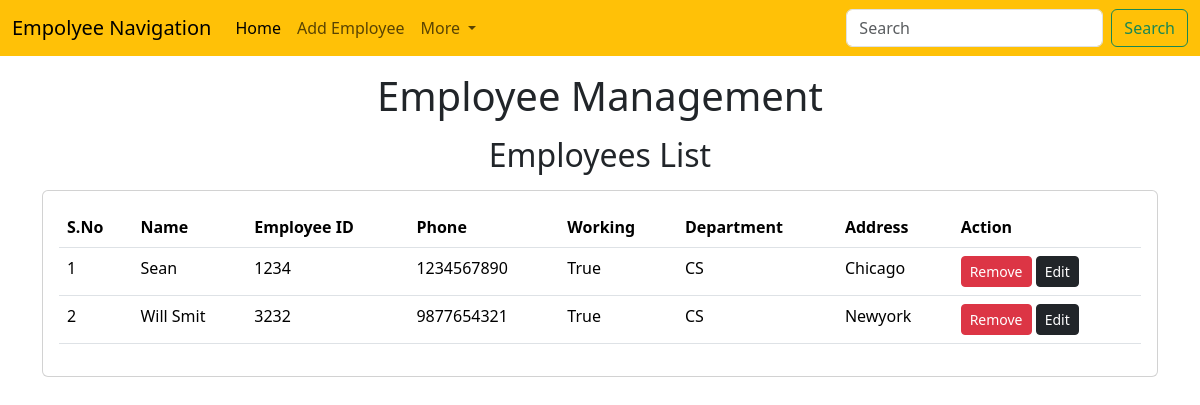
Page /emp/home/ on the earlier database version.
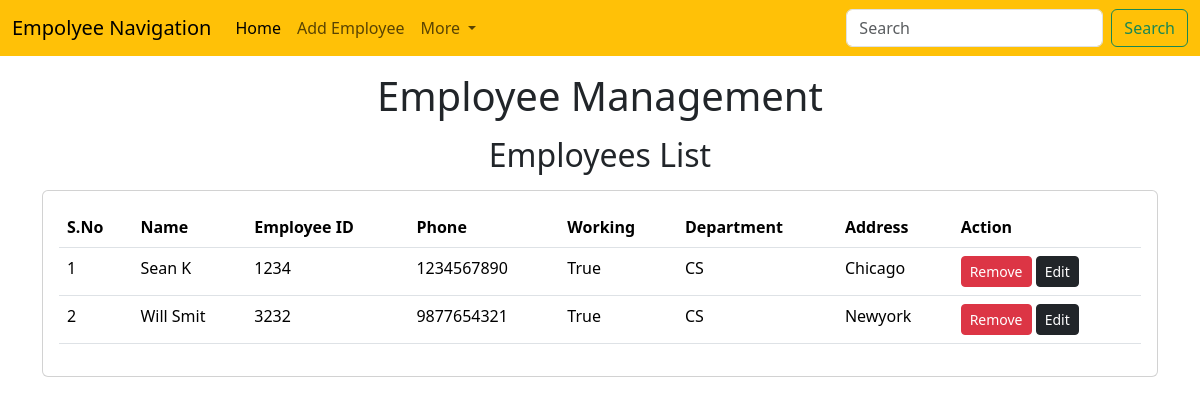
Same page on the later database version.
### emp/models.py (models this page shows)
class Emp(models.Model):
    name=models.CharField(max_length=200)
    emp_id=models.CharField(max_length=200)
    phone=models.CharField(max_length=10)
    address=models.CharField(max_length=150)
    working=models.BooleanField(default=True)
    department=models.CharField(max_length=10)

### emp/views.py (the view)
# urls.py: path("home/",emp_home),
def emp_home(request):
    emps=Emp.objects.all()
    return render(request, "emp/home.html", {
        'emps':emps
    })

### templates/emp/home.html (shortened to what this page needs)
<!doctype html>
<html lang="en">
  <head>
    <link href="https://cdn.jsdelivr.net/npm/bootstrap@5.3.3/dist/css/bootstrap.min.css" rel="stylesheet">
  </head>
  <body>
    {% include 'emp/navbar.html' %}
    <h1 class="text-center my-3">Employee Management</h1>
    <h2 class="text-center my-3">Employees List</h2>
    <div class="container">
      <div class="row">
        <div class="col-md-12">
          <div class="card">
            <div class="card-body">
              <table class="table">
                <thead>
                  <tr>
                    <th>S.No</th>
                    <th>Name</th>
                    <th>Employee ID</th>
                    <th>Phone</th>
                    <th>Working</th>
                    <th>Department</th>
                    <th>Address</th>
                    <th>Action</th>
                  </tr>
                </thead>
                <tbody>
                  {% for e in emps %}
                  <tr>
                    <td>{{forloop.counter}}</td>
                    <td>{{e.name}}</td>
                    <td>{{e.emp_id}}</td>
                    <td>{{e.phone}}</td>
                    <td>{{e.working}}</td>
                    <td>{{e.department}}</td>
                    <td>{{e.address}}</td>
                    <td>
                      <a href="/emp/delete-emp/{{e.id}}" class="btn btn-danger btn-sm">Remove</a>
                      <a href="/emp/update-emp/{{e.id}}" class="btn btn-dark btn-sm">Edit</a>
                    </td>
                  </tr>
                  {% endfor %}
                </tbody>
              </table>
            </div>
          </div>
        </div>
      </div>
    </div>
  </body>
</html>

Differences in the rows shown:
changed Emp "Chicago": name "Sean" → "Sean K"
